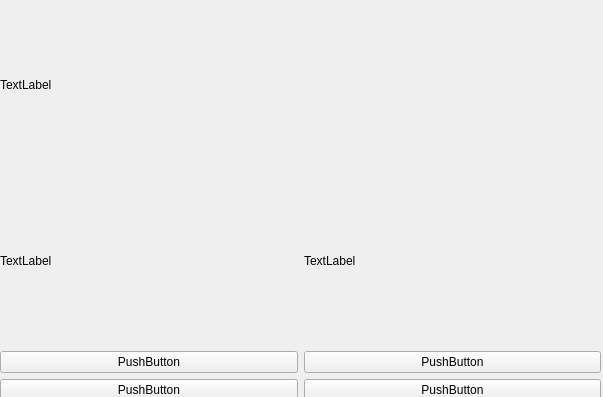
<?xml version="1.0" encoding="UTF-8"?>
<ui version="4.0">
 <class>hardquiz</class>
 <widget class="QStackedWidget" name="hardquiz">
  <property name="geometry">
   <rect>
    <x>0</x>
    <y>0</y>
    <width>603</width>
    <height>397</height>
   </rect>
  </property>
  <property name="windowTitle">
   <string>StackedWidget</string>
  </property>
  <widget class="QWidget" name="page">
   <widget class="QWidget" name="gridLayoutWidget">
    <property name="geometry">
     <rect>
      <x>0</x>
      <y>0</y>
      <width>601</width>
      <height>401</height>
     </rect>
    </property>
    <layout class="QGridLayout" name="gridLayout">
     <item row="1" column="0">
      <widget class="QLabel" name="displayFlag1">
       <property name="text">
        <string>TextLabel</string>
       </property>
      </widget>
     </item>
     <item row="2" column="1">
      <widget class="QPushButton" name="flag2">
       <property name="text">
        <string>PushButton</string>
       </property>
      </widget>
     </item>
     <item row="0" column="0">
      <widget class="QLabel" name="promptLabel">
       <property name="text">
        <string>TextLabel</string>
       </property>
      </widget>
     </item>
     <item row="2" column="0">
      <widget class="QPushButton" name="flag1">
       <property name="text">
        <string>PushButton</string>
       </property>
      </widget>
     </item>
     <item row="1" column="1">
      <widget class="QLabel" name="displayFlag2">
       <property name="text">
        <string>TextLabel</string>
       </property>
      </widget>
     </item>
     <item row="3" column="0">
      <widget class="QPushButton" name="flag3">
       <property name="text">
        <string>PushButton</string>
       </property>
      </widget>
     </item>
     <item row="3" column="1">
      <widget class="QPushButton" name="flag4">
       <property name="text">
        <string>PushButton</string>
       </property>
      </widget>
     </item>
    </layout>
   </widget>
  </widget>
 </widget>
 <resources/>
 <connections/>
</ui>
